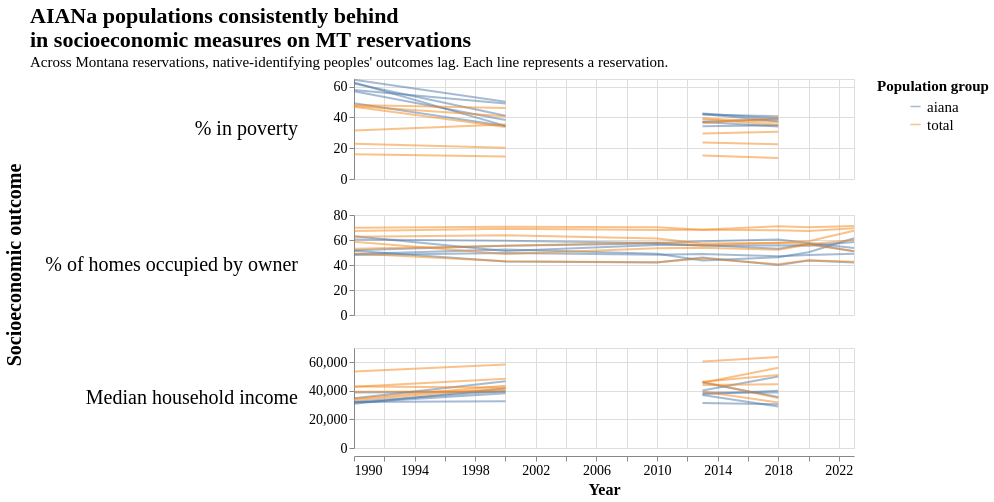

The code cell stored with this chart in its notebook:
### Code cell
# ownoccshare_aianac
color_total = 'rgb(201, 134, 64)'
color_aiana = 'rgb(64, 187, 201)'

mt_facet_povshare_aiana = alt.Chart(mt_long_).mark_line(color=color_aiana, opacity=0.5).encode(
    x=alt.X('datayear:T', ).title('Year'),
    y=alt.Y('value').title(''),
    color=alt.Color('population_group').title('Population group'),
    detail=alt.Detail('geoname_mostrecent:N'),
    row=alt.Row('outcome').title('Socioeconomic outcome')
).resolve_scale(
    y='independent'
).properties(
    height=100,
    width=500,
    title=alt.Title(['AIANa populations consistently behind', 'in socioeconomic measures on MT reservations'],
                    anchor='start',
                    subtitle='Across Montana reservations, native-identifying peoples\' outcomes lag. Each line represents a reservation.',
                    # align='center',
                    fontSize=22,
                    subtitleFontSize=15,
                    dx=25)
)

mt_facet_povshare_aiana.configure(
    font='Agency FB',
).configure_axis(
    labelFontSize=14,
    titleFontSize=16,
).configure_legend(
    titleFontSize=15,
    labelFontSize=15,
    titleAnchor='middle',
    titleAlign='center',
    orient='right'
).configure_headerRow(
    labelFontSize=20,
    titleFontSize=20,
    labelAngle=0,
    labelAlign='left',
    labelAnchor='middle',
    labelOrient='left'
)#.save('./graphics/line_mt_outcome_facet_outcome_vs_year.svg')

### Figure 1 — Vega-Lite specification as saved in the notebook (floating-point values rounded to 4 significant figures; data arrays with more than 128 entries replaced by an {"elided": "..."} marker saying what was removed)
{"config": {"view": {"continuousWidth": 300, "continuousHeight": 300}, "axis": {"labelFontSize": 14, "titleFontSize": 16}, "font": "Agency FB", "headerRow": {"labelAlign": "left", "labelAnchor": "middle", "labelAngle": 0, "labelFontSize": 20, "labelOrient": "left", "titleFontSize": 20}, "legend": {"labelFontSize": 15, "orient": "right", "titleAlign": "center", "titleAnchor": "middle", "titleFontSize": 15}}, "data": {"name": "data-79fa5392b6eac499d2dd756f618ada5c"}, "mark": {"type": "line", "color": "rgb(64, 187, 201)", "opacity": 0.5}, "encoding": {"color": {"field": "population_group", "title": "Population group", "type": "nominal"}, "detail": {"field": "geoname_mostrecent", "type": "nominal"}, "row": {"field": "outcome", "title": "Socioeconomic outcome", "type": "nominal"}, "x": {"field": "datayear", "title": "Year", "type": "temporal"}, "y": {"field": "value", "title": "", "type": "quantitative"}}, "height": 100, "resolve": {"scale": {"y": "independent"}}, "title": {"text": ["AIANa populations consistently behind", "in socioeconomic measures on MT reservations"], "anchor": "start", "dx": 25, "fontSize": 22, "subtitle": "Across Montana reservations, native-identifying peoples' outcomes lag. Each line represents a reservation.", "subtitleFontSize": 15}, "width": 500, "$schema": "https://vega.github.io/schema/vega-lite/v5.20.1.json", "datasets": {"data-79fa5392b6eac499d2dd756f618ada5c": {"elided": "252 records"}}}
